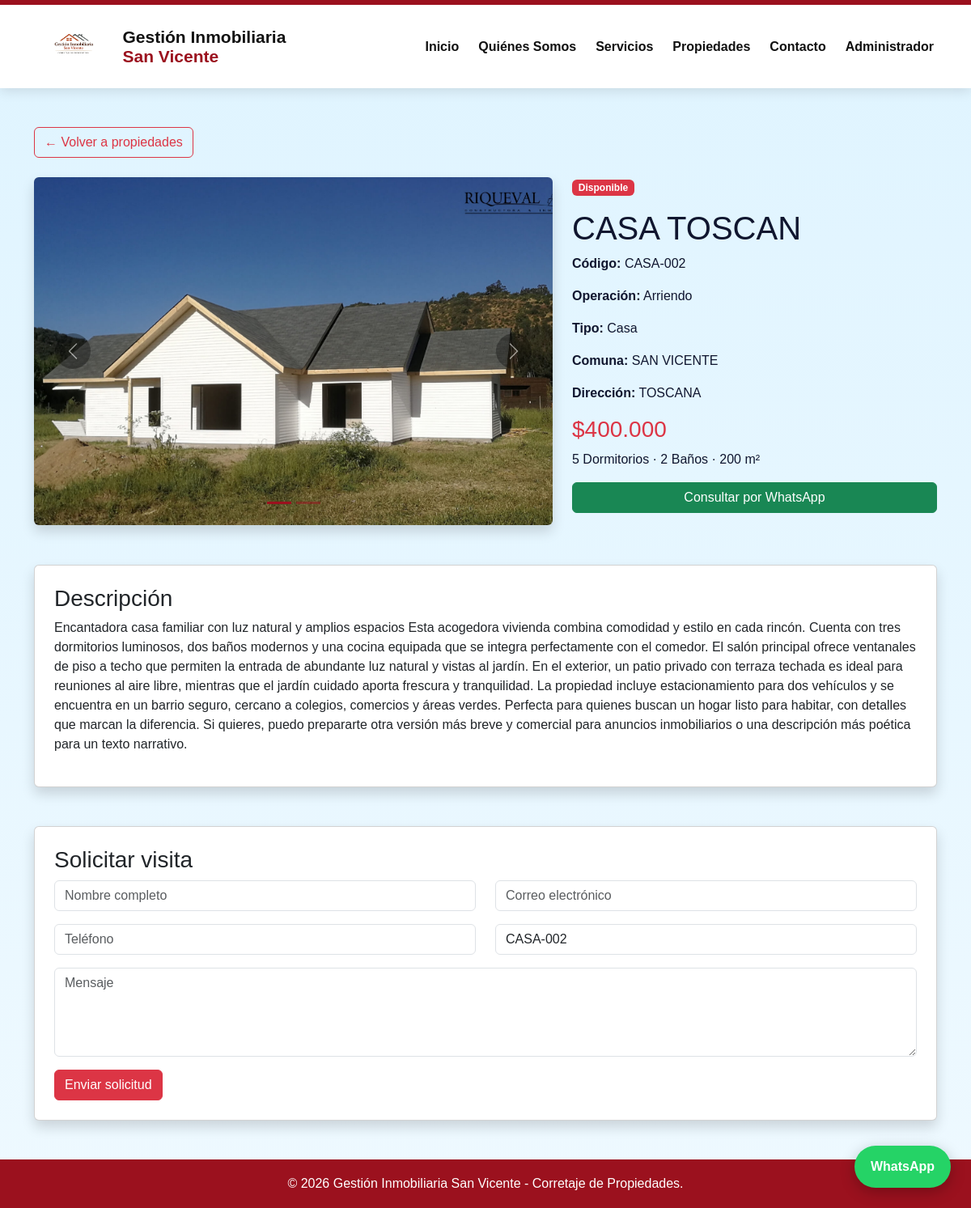
Page /detalle/2/ on the committed database.
### propiedades/models.py (models this page shows, shortened)
class FotoPropiedad(models.Model):
    propiedad = models.ForeignKey(Propiedad, on_delete=models.CASCADE, related_name='fotos')
    imagen = models.ImageField(upload_to='propiedades/galeria/')

class Propiedad(models.Model):
    TIPO_OPERACION = [
        ('Venta', 'Venta'),
        ('Arriendo', 'Arriendo'),
    ]
    TIPO_PROPIEDAD = [
        ('Casa', 'Casa'),
        ('Terreno', 'Terreno'),
        ('Parcela', 'Parcela'),
        ('Sitio', 'Sitio'),
        ('Local Comercial', 'Local Comercial'),
    ]
    ESTADO_PROPIEDAD = [
        ('Disponible', 'Disponible'),
        ('Reservada', 'Reservada'),
        ('Vendida', 'Vendida'),
        ('Arrendada', 'Arrendada'),
    ]
    codigo = models.CharField(max_length=20, unique=True, blank=True, null=True)
    titulo = models.CharField(max_length=150)
    tipo_operacion = models.CharField(max_length=20, choices=TIPO_OPERACION)
    tipo_propiedad = models.CharField(max_length=50, choices=TIPO_PROPIEDAD)
    estado = models.CharField(max_length=20, choices=ESTADO_PROPIEDAD, default='Disponible')
    precio = models.IntegerField()
    comuna = models.CharField(max_length=100)
    direccion = models.CharField(max_length=200)
    dormitorios = models.IntegerField(default=0)
    banos = models.IntegerField(default=0)
    metros_cuadrados = models.IntegerField(default=0)
    descripcion = models.TextField()
    destacada = models.BooleanField(default=False)
    imagen_principal = models.ImageField(upload_to='propiedades/', blank=True, null=True)
    fecha_publicacion = models.DateTimeField(auto_now_add=True, null=True, blank=True)

### propiedades/views.py (the view, shortened to what this page needs)
# urls.py: path('detalle/<int:id>/', views.detalle, name='detalle'),
def detalle(request, id):
    propiedad = get_object_or_404(Propiedad, id=id)
    return render(request, 'propiedades/detalle.html', {
        'propiedad': propiedad
    })

### propiedades/templatetags/formato.py (called while the page is built)
@register.filter
def precio_chileno(valor):
    try:
        valor = int(valor)
        return f"{valor:,}".replace(",", ".")
    except:
        return valor

### propiedades/templates/propiedades/detalle.html (shortened to what this page needs)
{% extends 'propiedades/base.html' %}
{% load formato %}
{% block contenido %}
<div class="container mt-5 mb-5">
    <a href="/propiedades/" class="btn btn-outline-danger mb-4">
        ← Volver a propiedades
    </a>
    <div class="row">
        <div class="col-md-7">
            <div id="galeriaPropiedad" class="carousel slide shadow rounded overflow-hidden" data-bs-ride="carousel">
                <div class="carousel-indicators">
                    {% if propiedad.imagen_principal %}
                        <button type="button" data-bs-target="#galeriaPropiedad" data-bs-slide-to="0" class="active"></button>
                    {% endif %}
                    {% for foto in propiedad.fotos.all %}
                        <button type="button"
                                data-bs-target="#galeriaPropiedad"
                                data-bs-slide-to="{{ forloop.counter }}"
                                {% if not propiedad.imagen_principal and forloop.first %}class="active"{% endif %}>
                        </button>
                    {% endfor %}
                </div>
                <div class="carousel-inner">
                    {% if propiedad.imagen_principal %}
                        <div class="carousel-item active">
                            <img src="{{ propiedad.imagen_principal.url }}"
                                 class="d-block w-100 imagen-carrusel"
                                 alt="Imagen principal">
                        </div>
                    {% endif %}
                </div>
                <button class="carousel-control-prev"
                        type="button"
                        data-bs-target="#galeriaPropiedad"
                        data-bs-slide="prev">
                    <span class="carousel-control-prev-icon"></span>
                </button>
                <button class="carousel-control-next"
                        type="button"
                        data-bs-target="#galeriaPropiedad"
                        data-bs-slide="next">
                    <span class="carousel-control-next-icon"></span>
                </button>
            </div>
        </div>
        <div class="col-md-5">
            <span class="badge bg-danger mb-3">
                {{ propiedad.estado }}
            </span>
            <h1>{{ propiedad.titulo }}</h1>
            <p><strong>Código:</strong> {{ propiedad.codigo }}</p>
            <p><strong>Operación:</strong> {{ propiedad.tipo_operacion }}</p>
            <p><strong>Tipo:</strong> {{ propiedad.tipo_propiedad }}</p>
            <p><strong>Comuna:</strong> {{ propiedad.comuna }}</p>
            <p><strong>Dirección:</strong> {{ propiedad.direccion }}</p>
            <h3 class="text-danger">
                ${{ propiedad.precio|precio_chileno }}
            </h3>
            <p>
                {{ propiedad.dormitorios }} Dormitorios ·
                {{ propiedad.banos }} Baños ·
                {{ propiedad.metros_cuadrados }} m²
            </p>
            <a href="https://wa.me/56990391949?text=Hola,%20me%20interesa%20la%20propiedad%20{{ propiedad.codigo }}"
               target="_blank"
               class="btn btn-success w-100 mb-3">
                Consultar por WhatsApp
            </a>
        </div>
    </div>
    <div class="card shadow p-4 mt-5">
        <h3>Descripción</h3>
        <p>{{ propiedad.descripcion }}</p>
    </div>
    <div class="card shadow p-4 mt-5">
        <h3>Solicitar visita</h3>
        <form method="POST">
            <div class="row">
                <div class="col-md-6 mb-3">
                    <input type="text"
                           class="form-control"
                           name="nombre"
                           placeholder="Nombre completo"
                           required>
                </div>
                <div class="col-md-6 mb-3">
                    <input type="email"
                           class="form-control"
                           name="correo"
                           placeholder="Correo electrónico"
                           required>
                </div>
                <div class="col-md-6 mb-3">
                    <input type="text"
                           class="form-control"
                           name="telefono"
                           placeholder="Teléfono"
                           required>
                </div>
                <div class="col-md-6 mb-3">
                    <input type="text"
                           class="form-control"
                           value="{{ propiedad.codigo }}"
                           readonly>
                </div>
                <div class="col-12 mb-3">
                    <textarea class="form-control"
                              name="mensaje"
                              rows="4"
                              placeholder="Mensaje"></textarea>
                </div>
            </div>
            <button type="submit" class="btn btn-danger">
                Enviar solicitud
            </button>
        </form>
    </div>
</div>
{% endblock %}

### rows in the picture
Propiedad: imagen_principal (picture), estado "Disponible", titulo "CASA TOSCAN", codigo "CASA-002", tipo_operacion "Arriendo", tipo_propiedad "Casa", comuna "SAN VICENTE", direccion "TOSCANA", precio|precio_chileno "400.000", dormitorios "5", banos "2", metros_cuadrados "200", descripcion "Encantadora casa familiar con luz natural y amplios espacios Esta acogedora vivienda combina comodidad y estilo en cada rincón. Cuenta con tres dormitorios luminosos, dos baños modernos y una cocina equipada que se integra perfectamente con el comedor. El salón principal ofrece ventanales de piso a techo que permiten la entrada de abundante luz natural y vistas al jardín. En el exterior, un patio privado con terraza techada es ideal para reuniones al aire libre, mientras que el jardín cuidado aporta frescura y tranquilidad. La propiedad incluye estacionamiento para dos vehículos y se encuentra en un barrio seguro, cercano a colegios, comercios y áreas verdes. Perfecta para quienes buscan un…"
